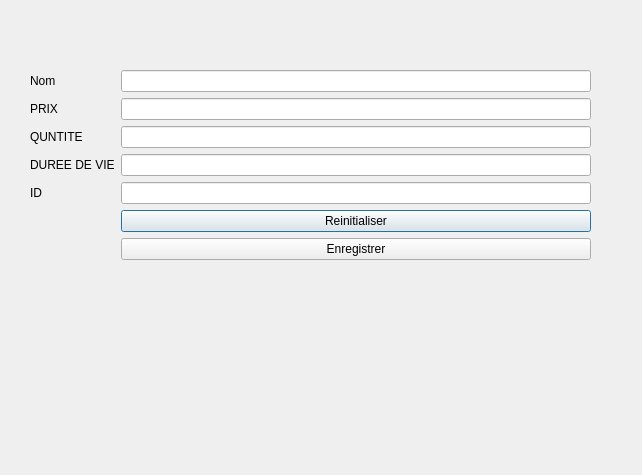
<?xml version="1.0" encoding="UTF-8"?>
<ui version="4.0">
 <class>Ajouter_equip</class>
 <widget class="QDialog" name="Ajouter_equip">
  <property name="windowModality">
   <enum>Qt::WindowModal</enum>
  </property>
  <property name="geometry">
   <rect>
    <x>0</x>
    <y>0</y>
    <width>642</width>
    <height>475</height>
   </rect>
  </property>
  <property name="windowTitle">
   <string>Ajouter un equipement</string>
  </property>
  <widget class="QLabel" name="label">
   <property name="geometry">
    <rect>
     <x>-350</x>
     <y>-120</y>
     <width>1121</width>
     <height>681</height>
    </rect>
   </property>
   <property name="text">
    <string/>
   </property>
   <property name="pixmap">
    <pixmap>../331802584_421204743538946_1674189878202346939_n.png</pixmap>
   </property>
  </widget>
  <widget class="QWidget" name="formLayoutWidget">
   <property name="geometry">
    <rect>
     <x>30</x>
     <y>70</y>
     <width>561</width>
     <height>331</height>
    </rect>
   </property>
   <layout class="QFormLayout" name="formLayout">
    <item row="0" column="0">
     <widget class="QLabel" name="label_2">
      <property name="text">
       <string>Nom</string>
      </property>
     </widget>
    </item>
    <item row="1" column="0">
     <widget class="QLabel" name="label_3">
      <property name="text">
       <string>PRIX</string>
      </property>
     </widget>
    </item>
    <item row="1" column="1">
     <widget class="QLineEdit" name="prixEquip"/>
    </item>
    <item row="2" column="0">
     <widget class="QLabel" name="label_4">
      <property name="text">
       <string>QUNTITE</string>
      </property>
     </widget>
    </item>
    <item row="2" column="1">
     <widget class="QLineEdit" name="quantite"/>
    </item>
    <item row="3" column="0">
     <widget class="QLabel" name="label_5">
      <property name="text">
       <string>DUREE DE VIE</string>
      </property>
     </widget>
    </item>
    <item row="3" column="1">
     <widget class="QLineEdit" name="DUREE_VIE"/>
    </item>
    <item row="4" column="0">
     <widget class="QLabel" name="label_6">
      <property name="text">
       <string>ID</string>
      </property>
     </widget>
    </item>
    <item row="4" column="1">
     <widget class="QLineEdit" name="ID_EQU"/>
    </item>
    <item row="5" column="1">
     <widget class="QPushButton" name="btnReset">
      <property name="text">
       <string>Reinitialiser</string>
      </property>
     </widget>
    </item>
    <item row="6" column="1">
     <widget class="QPushButton" name="btnSave">
      <property name="text">
       <string>Enregistrer</string>
      </property>
     </widget>
    </item>
    <item row="0" column="1">
     <widget class="QLineEdit" name="nomEquip"/>
    </item>
   </layout>
  </widget>
 </widget>
 <resources/>
 <connections/>
</ui>
